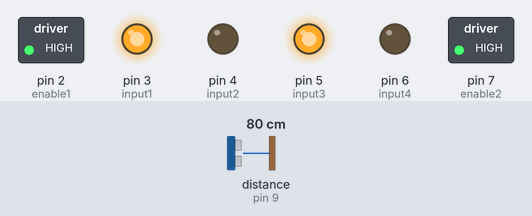
Simulated run of this sketch. Board: Arduino Uno, built with avr-gcc and run on an emulated ATmega328P. Shown: switched loads named in the sketch (green lamp = pin HIGH), output pins drawn as LEDs (lit = HIGH). Wiring (inferred from the names in the program): ultrasonic range finder: trigger pin 10; echo pin 9. The inputs (shaded band) are chosen by the test bench; at power-on: distance to the obstacle (sensor on pin 9) 80 cm. The echo pulse lasts 58.3 µs per cm; pins used as bus, display or sensor lines are not drawn.

Above: at 1.2 s.
1.3 s: distance to the obstacle (sensor on pin 9) set to 12 cm
2.8 s: distance to the obstacle (sensor on pin 9) set to 9 cm
At 3.6 s:
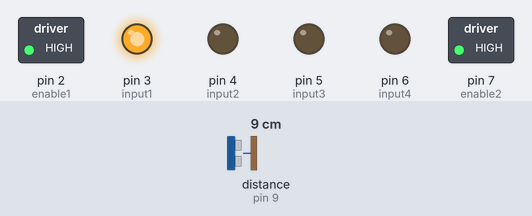
4.3 s: distance to the obstacle (sensor on pin 9) set to 7 cm
5.8 s: distance to the obstacle (sensor on pin 9) set to 4 cm
At 7.1 s:
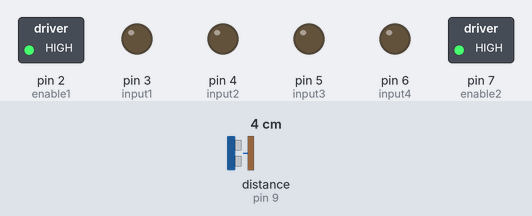
7.4 s: distance to the obstacle (sensor on pin 9) set to 18 cm
At 8.6 s:
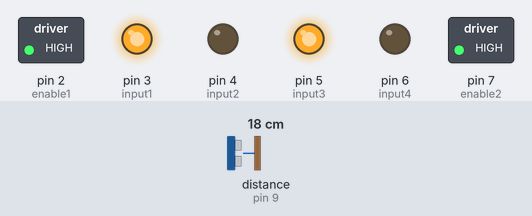
8.9 s: distance to the obstacle (sensor on pin 9) set to 2 cm
At 10.1 s:
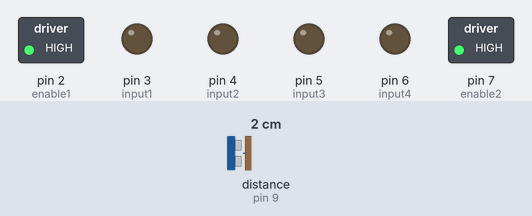
Timing chart, 0 to 11.4 s (numbered marks = the images above; inputs shaded):
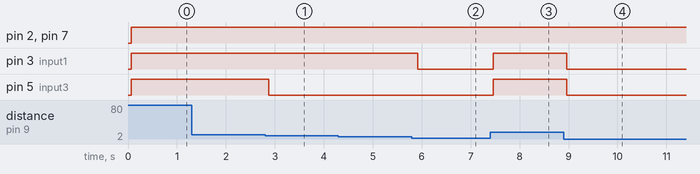

Measured:
- the behaviour switches between 11 and 10 cm on distance to the obstacle (sensor on pin 9) (found by bisection; images 0 and 1)
- the behaviour switches between 6 and 5 cm on distance to the obstacle (sensor on pin 9) (found by bisection; images 1 and 2)
- after the input at 1.3 s, every drawn part: stays the same
- after the input at 2.8 s, pin 5 (input3): HIGH → LOW after 0.08 s
- after the input at 5.8 s, pin 3 (input1): HIGH → LOW after 0.12 s
- after the input at 7.4 s, pin 3 (input1), pin 5 (input3): LOW → HIGH after 0.07 s
- after the input at 8.9 s, pin 3 (input1), pin 5 (input3): HIGH → LOW after 0.07 s

The sketch:

Movement.ino
```cpp
// (licence header left out)
/******************************************************************************************
L293D Pins declaration
******************************************************************************************/

//Enable pins
int enable1=2;
int enable2=7;

//Input Pins Motor 1
int input1=3;
int input2=4;

//Input Pins Motor 2
int input3=5;
int input4=6;

/******************************************************************************************
Ultrasonic Sensor Pins Declaration
******************************************************************************************/
int const trigPin = 10;
int const echoPin = 9;

/******************************************************************************************
Security Distance
******************************************************************************************/

int securityDistance=10;


/******************************************************************************************
Move Forward function
******************************************************************************************/

void moveForward()
{
      //Left wheel
      digitalWrite(enable1, HIGH);
      digitalWrite(input1, HIGH);
      digitalWrite(input2, LOW);

      //Right wheel
      digitalWrite(enable2, HIGH);
      digitalWrite(input3, HIGH);
      digitalWrite(input4, LOW);
}

/******************************************************************************************
Move Backward function
******************************************************************************************/

void moveBackward()
{

           //Left wheel
      digitalWrite(enable1, HIGH);
      digitalWrite(input1, LOW);
      digitalWrite(input2, HIGH);

      //Right wheel
      digitalWrite(enable2, HIGH);
      digitalWrite(input3, LOW);
      digitalWrite(input4, HIGH);

}

/******************************************************************************************
Turn Left function
******************************************************************************************/

void moveLeft()
{
           //Left wheel
      digitalWrite(enable1, HIGH);
      digitalWrite(input1, LOW);
      digitalWrite(input2, LOW);

      //Right wheel
      digitalWrite(enable2, HIGH);
      digitalWrite(input3, HIGH);
      digitalWrite(input4, LOW);
}

/******************************************************************************************
Turn Right function
******************************************************************************************/

void moveRight()
{
           //Left wheel
      digitalWrite(enable1, HIGH);
      digitalWrite(input1, HIGH);
      digitalWrite(input2, LOW);

      //Right wheel
      digitalWrite(enable2, HIGH);
      digitalWrite(input3, LOW);
      digitalWrite(input4, LOW);
}


/******************************************************************************************
Stop function
******************************************************************************************/

void carStop()
{
      //Left wheel
      digitalWrite(2, HIGH);
      digitalWrite(3, LOW);
      digitalWrite(4, LOW);

      //Right wheel
      digitalWrite(7, HIGH);
      digitalWrite(5, LOW);
      digitalWrite(6, LOW);
}

/******************************************************************************************
* Ports Initialization
******************************************************************************************/
void setup()
{
      //L293D PinMode
      pinMode(2, OUTPUT);       // Define the number 2 interface as the output interface
      pinMode(3, OUTPUT);       // Define the number 3 interface as the output interface
      pinMode(4, OUTPUT);       // Define the number 4 interface as the output interface
      pinMode(5, OUTPUT);       // Define the number 5 interface as the output interface
      pinMode(6, OUTPUT);       // Define the number 6 interface as the output interface
      pinMode(7, OUTPUT);       // Define the number 7 interface as the output interface

      //Ultra Sonic PinMode
      pinMode(trigPin, OUTPUT); // trig pin will have pulses output
      pinMode(echoPin, INPUT); // echo pin should be input to get pulse width

      //Serial Port Initialization
      Serial.begin(9600);
}

/******************************************************************************************
Main Program
******************************************************************************************/
void loop()
{


/******************************************************************************************
Ultra Sonic Sensor Distance Calculation
******************************************************************************************/


int duration, distance; // Duration will be the input pulse width and distance will be the distance to the obstacle in centimeters

digitalWrite(trigPin, HIGH); // Output pulse with 1ms width on trigPin
delay(1);
digitalWrite(trigPin, LOW);

duration = pulseIn(echoPin, HIGH); // Measure the pulse input in echo pin
// Distance is half the duration devided by 29.1 (from datasheet)

distance = (duration/2) / 29.1;
delay(60);


/******************************************************************************************
Movement Loop
******************************************************************************************/

/*Tests on the Serial Port if needed
Serial.print("Distance: ");
Serial.println(distance );
*/
    moveForward(); // Normal condition

if (distance < securityDistance){ // If obstacle is close, move right to avoid it
  moveRight();
}

if (distance < securityDistance/2){ // If obstacle is too close, Stop
  carStop();
}

  }


/******************************************************************************************
*                                       END
******************************************************************************************/
```
